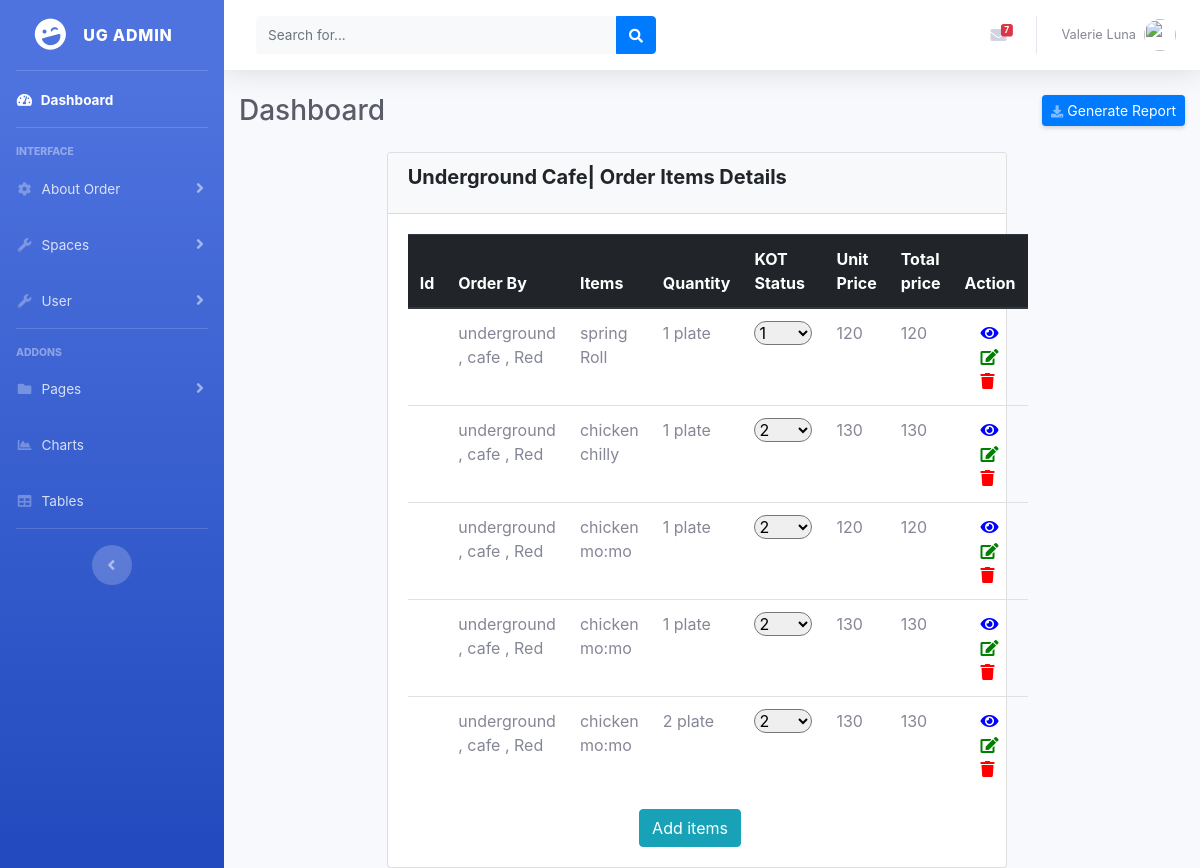
Page /order/orders/ on the committed database.
### order/models.py (models this page shows)
class OrderItem(models.Model):
    orderby=models.ForeignKey(Table,on_delete=models.CASCADE)
    orderitems=models.ForeignKey(MenuCard,on_delete=models.CASCADE)
    quantity=models.CharField(max_length=50)
    kotstatus=models.IntegerField(choices=((1,("pending")),(2,("pass"))),default=0)
    unitprice=models.CharField(max_length=50)
    totalprice=models.CharField(max_length=50)

class MenuCard(models.Model):
    items=models.CharField(max_length=255)
    quantity=models.CharField(max_length=20)
    price=models.CharField(max_length=20)
    def __str__(self):
        return self.items

### spaces/models.py (models this page shows, shortened)
class Table(models.Model):
    name=models.CharField(max_length=255)
    zone=models.ForeignKey(Zone,on_delete=models.CASCADE)
    def __str__(self):
        return self.zone.__str__()+" , "+self.name
    class Meta:
        unique_together=('name','zone')

class Zone(models.Model):
    name=models.CharField(max_length=255)
    outlet=models.ForeignKey(Outlet,on_delete=models.CASCADE)
    description=models.TextField()
    def __str__(self):
        return self.outlet.name+" , "+self.name
    class Meta:
        unique_together=('name','outlet')

class Outlet(models.Model):
    name=models.CharField(max_length=255,unique=True)
    full_address=models.CharField(max_length=255)
    phone_no=models.CharField(max_length=10)

### order/views.py (the view)
# urls.py: path('orders/',views.get_order_items,name='get_orders'),
def get_order_items(request):
    order=OrderItem.objects.all()
    return render(request,'listorder.html',{'orderitems':order})

### templates/listorder.html (shortened to what this page needs)
{% extends 'base.html' %}
{% load static %}
{% load crispy_forms_tags %}
{% block content %}
        <div class="row">
            <div class="col-md-2"></div>
            <div class="col-md-8">
                <div class="card">
                    <div class="card-header bg-light">
                        <h5 class="card-title" style="font-weight: bold">Underground Cafe| Order Items Details</h5>
                        </div>
                            <div class="card-body table-full-width">
                                <table class="table">
                                    <thead class="thead-dark">
                                        <tr>
                                            <th scope="col">Id</th>
                                            <th scope="col">Order By</th>
                                            <th scope="col">Items</th>
                                            <th scope="col">Quantity</th>
                                            <th scope="col">KOT Status</th>
                                            <th scope="col">Unit Price</th>
                                            <th scope="col">Total price</th>
                                            <th scope="col">Action</th>
                                        </tr>
                                    </thead>
                                    <tbody>
                                       {% for orderitem in orderitems %}
                                        <tr>
                                            <th scope="row">{{orderitems.id}}</th>
                                            <td>{{orderitem.orderby}}</td>
                                            <td>{{orderitem.orderitems}}</td>
                                            <td>{{orderitem.quantity}}</td>
                                            <td>
                                                <select style="border-radius:25px;" id="select">
                                                    <option value= "pending">{{orderitem.kotstatus}}</option>
                                                </select>
                                            </td>
                                            <td>{{orderitem.unitprice}}</td>
                                            <td>{{orderitem.totalprice}}</td>
                                            <td>
                                                <a href="#" data-toggle="modal" data-target="#{{item.id}}" class="delete" title="Delete" data-toggle="tooltip"><i class="fas fa-eye ml-3" style="color:blue"></i></a>
                                                <a href="{% url 'update_orders' orderitem.id %}" class="edit" title="Edit" data-toggle="tooltip"><i class="fas fa-edit ml-3" style="color:Green"></i></a>
                                                <a href="{% url 'delete_orders' orderitem.id %}" class="delete" title="Delete" data-toggle="tooltip"><i class="fas fa-trash ml-3" style="color:red"></i></a>
                                            </td>
                                        </tr>
                                        {% endfor %}
                                    </tbody>
                                </table>
                                <a class="btn btn-info btn-fill" style="margin-left: 40%" href="{% url 'add_orders' %}">
                                    Add items</a>
                            </div>
                        </div>
                    </div>
                <div class="col-md-2"></div>
            </div>
{% endblock %}

### rows in the picture
OrderItem: orderby "underground , cafe , Red", orderitems "spring Roll", quantity "1 plate", kotstatus "1", unitprice "120", totalprice "120"
OrderItem: orderby "underground , cafe , Red", orderitems "chicken chilly", quantity "1 plate", kotstatus "2", unitprice "130", totalprice "130"
OrderItem: orderby "underground , cafe , Red", orderitems "chicken mo:mo", quantity "1 plate", kotstatus "2", unitprice "120", totalprice "120"
OrderItem: orderby "underground , cafe , Red", orderitems "chicken mo:mo", quantity "1 plate", kotstatus "2", unitprice "130", totalprice "130"
OrderItem: orderby "underground , cafe , Red", orderitems "chicken mo:mo", quantity "2 plate", kotstatus "2", unitprice "130", totalprice "130"
